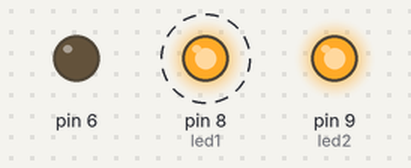
Bench run of a sketch on a simulated Arduino Uno, built with avr-gcc and run on an emulated ATmega328P. Parts: output pins drawn as LEDs (lit = HIGH). Dashed ring = blinking.

Above: at 0.5 s.
At 4.5 s:
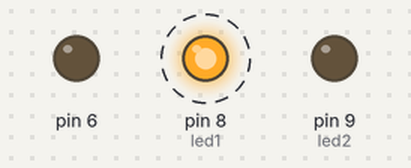
Timing chart, 0 to 7.8 s (numbered marks = the images above):
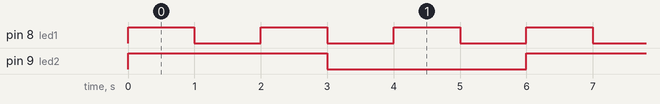

Measured:
- by itself, pin 8 (led1): alternates HIGH for 1.0 s and LOW for 1.0 s
- by itself, pin 9 (led2): alternates HIGH for 3.0 s and LOW for 3.0 s
- by itself, everything shown: repeats every 6.0 s, in 6 steps

The sketch:

4_.ino
```cpp
#define led1 8
#define led2 9

void setup() {
  pinMode(led1,OUTPUT);
  pinMode(led2,OUTPUT);
  pinMode(6,OUTPUT);
  // put your setup code here, to run once:

}

void loop() {
  if(digitalRead(6) == 1){
  digitalWrite(led1,1);
  digitalWrite(led2,1);
  delay(3000);
  digitalWrite(led2,0);
  delay(3000);
  }else{
  digitalWrite(led1,1);
  digitalWrite(led2,1);
  delay(1000);
  digitalWrite(led1,0);//1 cycle 1 sec
  delay(1000);
  digitalWrite(led1,1);
  delay(1000);
  digitalWrite(led2,0);// 1 cycle 3 sec
  digitalWrite(led1,0);
  delay(1000);
  digitalWrite(led1,1);
  delay(1000);
  digitalWrite(led1,0);
  delay(1000);
  }
}
```
